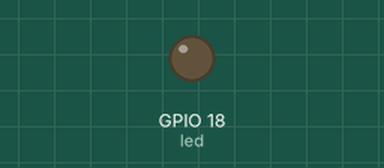
Simulated run of this program. Board: Raspberry Pi (BCM pin numbers). Parts: output pins drawn as LEDs (lit = HIGH).

Above: at 0.05 s.
At 2.75 s:
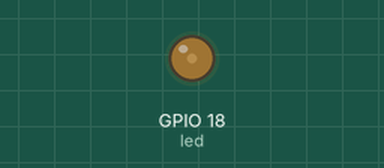
At 5.5 s:
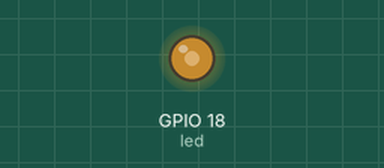
At 11.0 s:
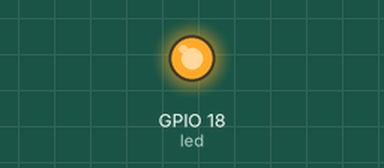
Timing chart, 0 to 14.3 s (numbered marks = the images above):
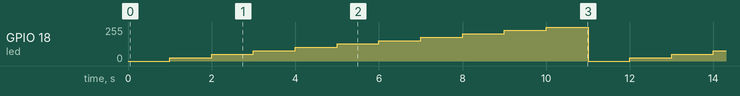

The program:

brightness.py
```python
from gpiozero import PWMLED
from time import sleep

led = PWMLED(18)

try:
    total = 0
    step = 0.1
    while True:
        led.value = total
        sleep(1)
        total += step
        if total > 1:
            total = 0
except KeyboardInterrupt:
    led.value = 0
    print("Exiting...")
```

Measured:
- by itself, GPIO 18 (led): repeats every 11.0 s: 51/255 1.0 s, 77/255 1.0 s, 102/255 1.0 s, 128/255 1.0 s, 153/255 1.0 s, 179/255 1.0 s, 204/255 1.0 s, 229/255 1.0 s, 255/255 1.0 s, 0/255 1.0 s, 26/255 1.0 s
